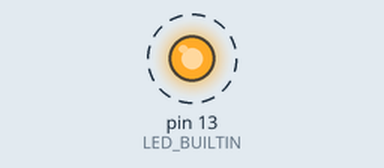
Recording of a sketch running on a simulated Arduino Uno, built with avr-gcc and run on an emulated ATmega328P. Shown: output pins drawn as LEDs (lit = HIGH). Dashed ring = blinking.

Above: at 0.5 s.
Timing chart, 0 to 4.6 s (numbered marks = the images above):
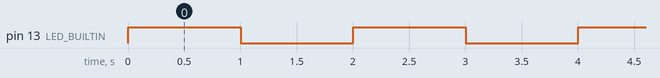

The sketch:

arduino_blink_sketch.ino
```cpp
void setup() {
  pinMode(LED_BUILTIN, OUTPUT);
}

void loop() {
  digitalWrite(LED_BUILTIN, HIGH);
  interrupt_free_delay(1000);
  digitalWrite(LED_BUILTIN, LOW);
  interrupt_free_delay(1000);
}

void interrupt_free_delay(uint16_t millis) {
  for (uint16_t i = 0; i < millis; i++) {
    // 1000 mircosec = 1 ms
    interrupt_free_delay_1000_micros();
  }
}

void interrupt_free_delay_1000_micros() {
    const uint16_t cycles_per_microsec = F_CPU / 1000000;
    const uint16_t micros = 1000;
    const uint16_t cycles = micros * cycles_per_microsec;
    // nop: 1 cycle
    // subi: 1 cycle
    // sbc: 1 cycle
    // brne: 2 cycle (if branching), 1 cycle (if not branching)
    //    -> most of the time: 2 cycles
    // => Total: 5 cycles
    const uint16_t cycles_per_loop = 5;
    const uint16_t loops = cycles / cycles_per_loop;


    for (uint16_t i = 0; i < loops; i++) {
      asm volatile ("nop \n\t");
    }
}
```

Measured:
- by itself, pin 13 (LED_BUILTIN): alternates HIGH for 1.0 s and LOW for 1.0 s
